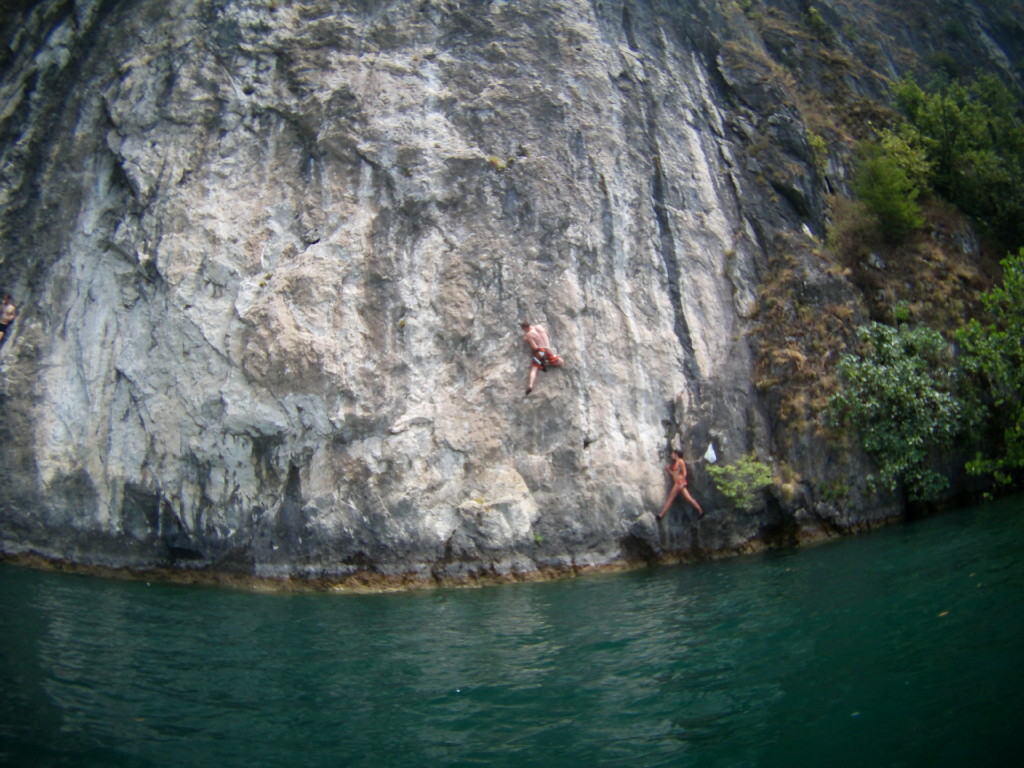
#> input picture dwscampione1.jpg, 1024 x 768 px
$ python sift_match.py ../../../dwscampione1.jpg ../../../dwscampione2.jpg
#> lines starting #> are read from the running program, lines starting #| are printed output that depends on the picture
import numpy as np
import cv2
import argparse
from matplotlib import pyplot as plt

from arclimb import *

MAX_PIXELS = 1024

#Scales down the image so that the biggest dimension is at most MAX_PIXELS, while preserving the aspect ratio
def scale_down(img):
    h, w, *_ = img.shape
    scale = min(1.0, MAX_PIXELS/w, MAX_PIXELS/h)
    res = cv2.resize(img,None,fx=scale, fy=scale, interpolation = cv2.INTER_AREA)
    return res

ap = argparse.ArgumentParser()
ap.add_argument("file1", help="First input image")
ap.add_argument("file2", help="Second input image")
args = ap.parse_args()

img1 = cv2.imread(args.file1)
#> img1 is the input picture: shape (768, 1024, 3); mean B, G, R 93.4, 96.5, 86
img2 = cv2.imread(args.file2)
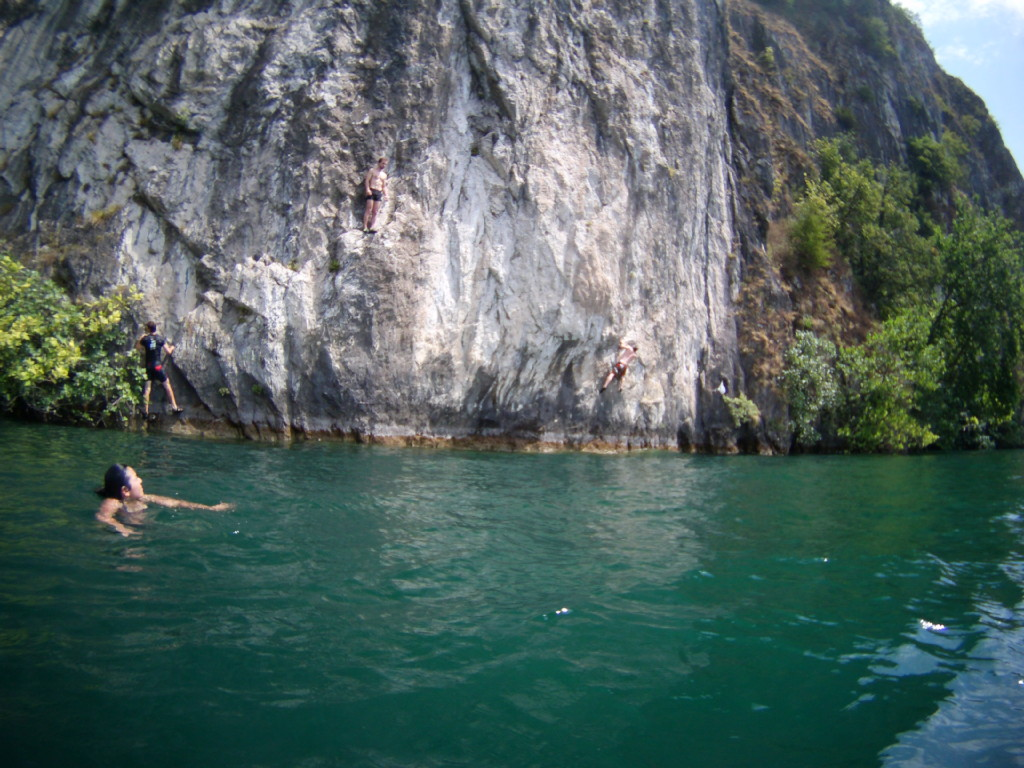
#> input picture dwscampione2.jpg, 1024 x 768 px
#> img2 is the input picture: shape (768, 1024, 3); mean B, G, R 95.7, 98.9, 80

#scale down images if too big.
img1 = scale_down(img1)
img2 = scale_down(img2)

#convert to rgb
img1_rgb = cv2.cvtColor(img1, cv2.COLOR_BGR2RGB)
img2_rgb = cv2.cvtColor(img2, cv2.COLOR_BGR2RGB)

#From now on, they are grayscale images
img1 = cv2.cvtColor(img1, cv2.COLOR_BGR2GRAY)
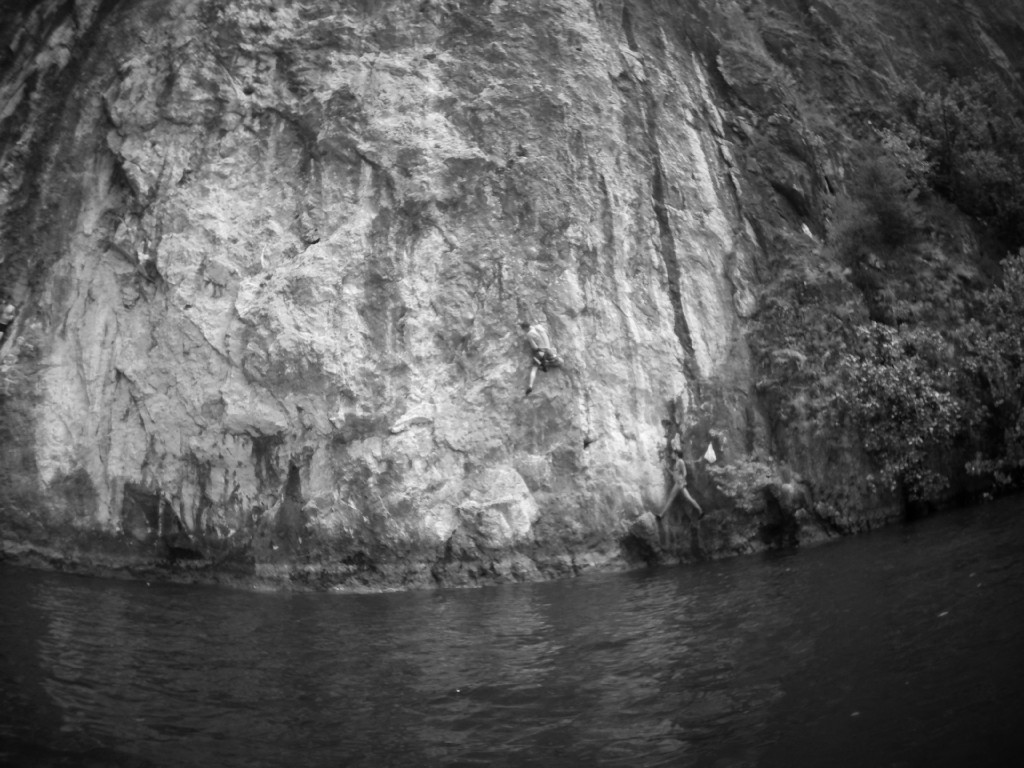
#> img1: shape (768, 1024); min 0, max 253, mean 93
img2 = cv2.cvtColor(img2, cv2.COLOR_BGR2GRAY)
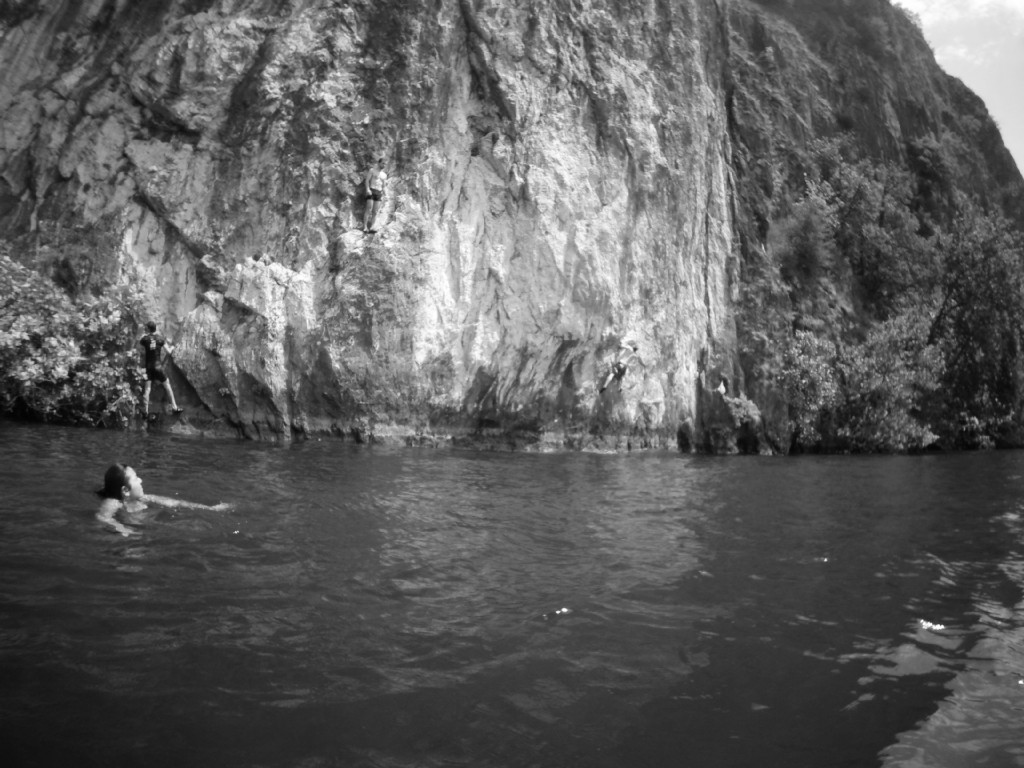
#> img2: shape (768, 1024); min 1, max 255, mean 92.9

#> (the run stopped early here; a loop or call above may not have finished)
